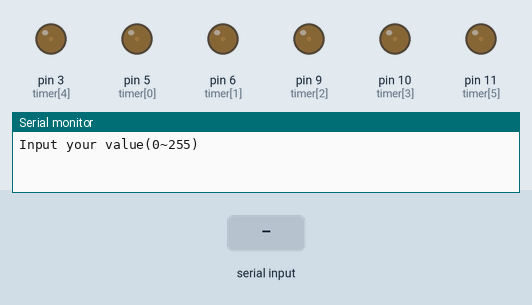
This sketch was run on a simulated Arduino Uno, built with avr-gcc and run on an emulated ATmega328P. Parts: output pins drawn as LEDs (lit = HIGH), the last lines printed to the serial monitor. Inputs (shaded band) come from the test bench.

Above: at 1.2 s.
1.3 s: "90,45\n" received over Serial
At 2.1 s:
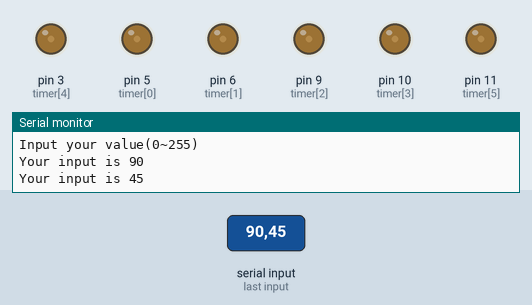
3.8 s: "30,150\n" received over Serial
At 4.3 s:
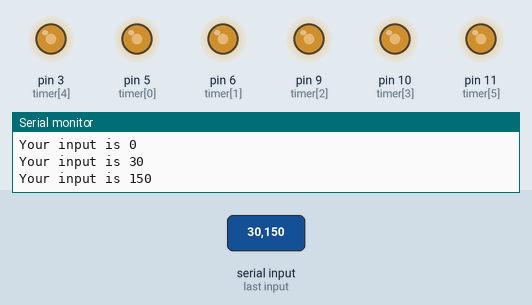
6.3 s: "200\n" received over Serial
At 7.1 s:
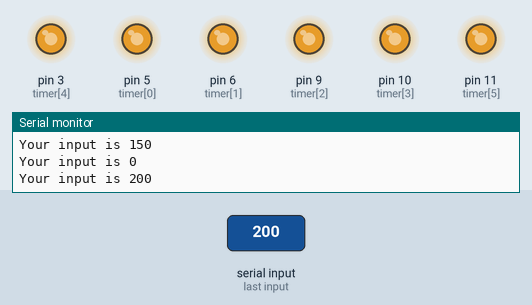
Timing chart, 0 to 9.3 s (numbered marks = the images above; inputs shaded):
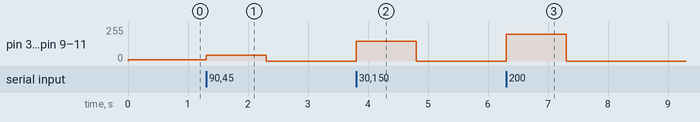

The sketch:

sketch_sep29b.ino
```cpp
const byte timer[6]= {5,6,9,10,3,11};
byte value=10;

void setup() {
for (int i=0; i < 6; i++)
{
  pinMode(timer[i],1);
}
Serial.begin(9600);
Serial.println("Input your value(0~255)");
}

void loop() {
  if(Serial.available())
  {
    value = Serial.parseInt();
    value = constrain(value, 0 ,255);
    Serial.print("Your input is ");
    Serial.println(value);
  }
  for (int i=0; i < 6; i++)
  {
    analogWrite(timer[i],value);
  }

}
```

Measured:
- after the input at 1.3 s, pin 3 (timer[4]), pin 5 (timer[0]), pin 6 (timer[1]), pin 9 (timer[2]), pin 10 (timer[3]), pin 11 (timer[5]): 10/255 → 45/255 at once, → 0/255 1.0 s later
- after the input at 3.8 s, pin 3 (timer[4]), pin 5 (timer[0]), pin 6 (timer[1]), pin 9 (timer[2]), pin 10 (timer[3]), pin 11 (timer[5]): 0/255 → 150/255 at once, → 0/255 1.0 s later
- after the input at 6.3 s, pin 3 (timer[4]), pin 5 (timer[0]), pin 6 (timer[1]), pin 9 (timer[2]), pin 10 (timer[3]), pin 11 (timer[5]): 0/255 → 200/255 at once, → 0/255 1.0 s later
